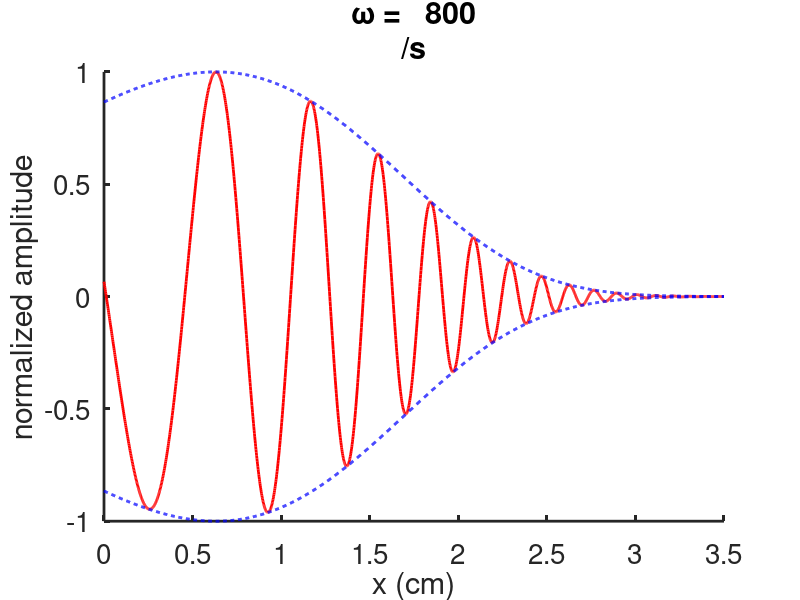
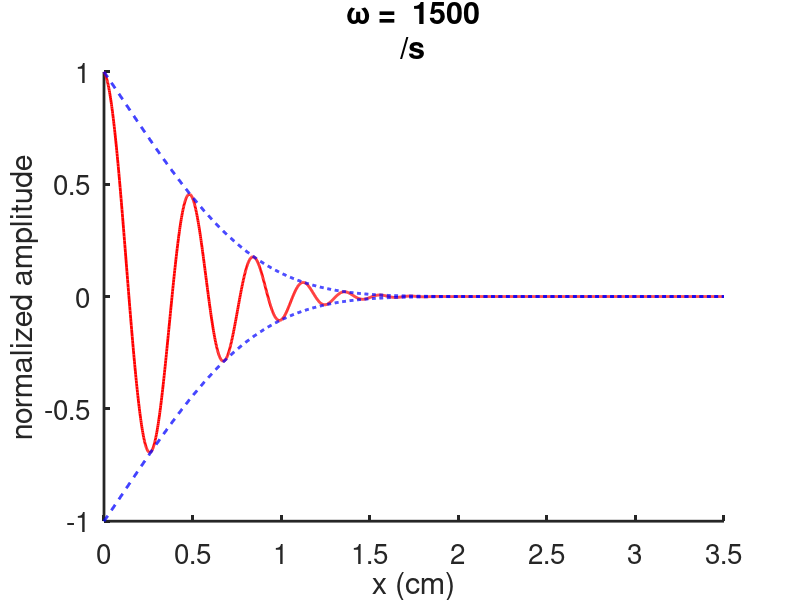

Write MATLAB code to recreate these figures, in order.
clear all
close all
clc
set(0,                           ...
   'defaultaxesfontsize', 20,   ...
   'defaultaxeslinewidth', 2.0, ...
   'defaultlinelinewidth', 2.0, ...
   'defaultpatchlinewidth', 0.7);
lam = 1.5;
wlist = [800,1500];
for wj=1:2
    w = wlist(wj)
 
L = 3.5;
l = 0.0035;

k0 = 1e7;
r0 = 3000;

alpha = sqrt(2*w*w/(l*(k0+1i*w*r0)));
ar = real(alpha);

% take the square root with positive imaginary part. Be a
% little careful, as Matlab here gives you a negative imaginary part, which
% is not the root you want.
ai = -imag(alpha); 

x = linspace(0,L,2000);
eta = exp(3*lam*x/4 - 2*ai*exp(lam*x/2)/lam + 2*1i*ar*exp(lam*x/2)/lam);

figure(wj)
plot(x,eta/max(eta),'r',x,abs(eta)/max(abs(eta)),'--b',x,-abs(eta)/max(abs(eta)),'--b')
xp = -2*log(4*ai/(3*lam))/lam
xlim([0,L])
xlabel('x (cm)')
box off
formatSpecF = '%6.0f\n';
 
   title(strcat('\omega = ',sprintf(formatSpecF,w),'/s'))
   ylabel('normalized amplitude')
end
%igorout = [x' real(eta/max(eta))' abs(eta/max(eta))' -abs(eta/max(eta))'];
%writematrix(igorout,'shallow_800.dat')
